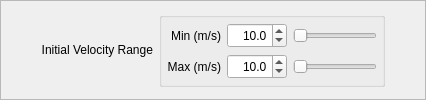
                   <widget class="QFrame" name="RadialShooterInitialVelocityFrame">
                    <property name="sizePolicy">
                     <sizepolicy hsizetype="Preferred" vsizetype="Preferred">
                      <horstretch>0</horstretch>
                      <verstretch>0</verstretch>
                     </sizepolicy>
                    </property>
                    <property name="frameShape">
                     <enum>QFrame::StyledPanel</enum>
                    </property>
                    <property name="frameShadow">
                     <enum>QFrame::Raised</enum>
                    </property>
                    <layout class="QHBoxLayout" name="horizontalLayout_5">
                     <property name="margin">
                      <number>0</number>
                     </property>
                     <item>
                      <spacer name="horizontalSpacer_35">
                       <property name="orientation">
                        <enum>Qt::Horizontal</enum>
                       </property>
                       <property name="sizeType">
                        <enum>QSizePolicy::Preferred</enum>
                       </property>
                       <property name="sizeHint" stdset="0">
                        <size>
                         <width>40</width>
                         <height>20</height>
                        </size>
                       </property>
                      </spacer>
                     </item>
                     <item>
                      <widget class="QLabel" name="RadialShooterInitialVelocityLabel">
                       <property name="sizePolicy">
                        <sizepolicy hsizetype="Preferred" vsizetype="Fixed">
                         <horstretch>0</horstretch>
                         <verstretch>0</verstretch>
                        </sizepolicy>
                       </property>
                       <property name="toolTip">
                        <string>The initial velocity range the Shooter will send each particle</string>
                       </property>
                       <property name="text">
                        <string>Initial Velocity Range</string>
                       </property>
                       <property name="alignment">
                        <set>Qt::AlignRight|Qt::AlignTrailing|Qt::AlignVCenter</set>
                       </property>
                      </widget>
                     </item>
                     <item>
                      <widget class="QGroupBox" name="RadialShooterInitialVelocityBox">
                       <property name="sizePolicy">
                        <sizepolicy hsizetype="Expanding" vsizetype="Fixed">
                         <horstretch>0</horstretch>
                         <verstretch>0</verstretch>
                        </sizepolicy>
                       </property>
                       <property name="title">
                        <string/>
                       </property>
                       <layout class="QGridLayout" name="gridLayout_12">
                        <property name="margin">
                         <number>5</number>
                        </property>
                        <item row="1" column="0">
                         <widget class="QLabel" name="RadialShooterInitialVelocityMaxLabel">
                          <property name="sizePolicy">
                           <sizepolicy hsizetype="Preferred" vsizetype="Fixed">
                            <horstretch>0</horstretch>
                            <verstretch>0</verstretch>
                           </sizepolicy>
                          </property>
                          <property name="minimumSize">
                           <size>
                            <width>0</width>
                            <height>25</height>
                           </size>
                          </property>
                          <property name="toolTip">
                           <string>The maximum starting velocity of each particle</string>
                          </property>
                          <property name="text">
                           <string>Max (m/s)</string>
                          </property>
                          <property name="alignment">
                           <set>Qt::AlignRight|Qt::AlignTrailing|Qt::AlignVCenter</set>
                          </property>
                         </widget>
                        </item>
                        <item row="0" column="0">
                         <widget class="QLabel" name="RadialShooterInitialVelocityMinLabel">
                          <property name="sizePolicy">
                           <sizepolicy hsizetype="Preferred" vsizetype="Fixed">
                            <horstretch>0</horstretch>
                            <verstretch>0</verstretch>
                           </sizepolicy>
                          </property>
                          <property name="minimumSize">
                           <size>
                            <width>0</width>
                            <height>25</height>
                           </size>
                          </property>
                          <property name="toolTip">
                           <string>The minimum starting velocity of each particle</string>
                          </property>
                          <property name="text">
                           <string>Min (m/s)</string>
                          </property>
                          <property name="alignment">
                           <set>Qt::AlignRight|Qt::AlignTrailing|Qt::AlignVCenter</set>
                          </property>
                         </widget>
                        </item>
                        <item row="0" column="2">
                         <widget class="QSlider" name="RadialShooterInitialVelocityMinSlider">
                          <property name="toolTip">
                           <string>The minimum starting velocity of each particle</string>
                          </property>
                          <property name="maximum">
                           <number>10000</number>
                          </property>
                          <property name="value">
                           <number>10</number>
                          </property>
                          <property name="orientation">
                           <enum>Qt::Horizontal</enum>
                          </property>
                         </widget>
                        </item>
                        <item row="0" column="1">
                         <widget class="QDoubleSpinBox" name="RadialShooterInitialVelocityMinSpinBox">
                          <property name="sizePolicy">
                           <sizepolicy hsizetype="Fixed" vsizetype="Fixed">
                            <horstretch>0</horstretch>
                            <verstretch>0</verstretch>
                           </sizepolicy>
                          </property>
                          <property name="minimumSize">
                           <size>
                            <width>60</width>
                            <height>25</height>
                           </size>
                          </property>
                          <property name="maximumSize">
                           <size>
                            <width>60</width>
                            <height>25</height>
                           </size>
                          </property>
                          <property name="toolTip">
                           <string>The minimum starting velocity of each particle</string>
                          </property>
                          <property name="alignment">
                           <set>Qt::AlignRight|Qt::AlignTrailing|Qt::AlignVCenter</set>
                          </property>
                          <property name="decimals">
                           <number>1</number>
                          </property>
                          <property name="maximum">
                           <double>1000.000000000000000</double>
                          </property>
                          <property name="singleStep">
                           <double>0.100000000000000</double>
                          </property>
                          <property name="value">
                           <double>10.000000000000000</double>
                          </property>
                         </widget>
                        </item>
                        <item row="1" column="2">
                         <widget class="QSlider" name="RadialShooterInitialVelocityMaxSlider">
                          <property name="toolTip">
                           <string>The maximum starting velocity of each particle</string>
                          </property>
                          <property name="maximum">
                           <number>10000</number>
                          </property>
                          <property name="value">
                           <number>10</number>
                          </property>
                          <property name="orientation">
                           <enum>Qt::Horizontal</enum>
                          </property>
                         </widget>
                        </item>
                        <item row="1" column="1">
                         <widget class="QDoubleSpinBox" name="RadialShooterInitialVelocityMaxSpinBox">
                          <property name="sizePolicy">
                           <sizepolicy hsizetype="Fixed" vsizetype="Fixed">
                            <horstretch>0</horstretch>
                            <verstretch>0</verstretch>
                           </sizepolicy>
                          </property>
                          <property name="minimumSize">
                           <size>
                            <width>60</width>
                            <height>25</height>
                           </size>
                          </property>
                          <property name="maximumSize">
                           <size>
                            <width>60</width>
                            <height>25</height>
                           </size>
                          </property>
                          <property name="toolTip">
                           <string>The maximum starting velocity of each particle</string>
                          </property>
                          <property name="alignment">
                           <set>Qt::AlignRight|Qt::AlignTrailing|Qt::AlignVCenter</set>
                          </property>
                          <property name="decimals">
                           <number>1</number>
                          </property>
                          <property name="maximum">
                           <double>1000.000000000000000</double>
                          </property>
                          <property name="singleStep">
                           <double>0.100000000000000</double>
                          </property>
                          <property name="value">
                           <double>10.000000000000000</double>
                          </property>
                         </widget>
                        </item>
                       </layout>
                      </widget>
                     </item>
                     <item>
                      <spacer name="horizontalSpacer_33">
                       <property name="orientation">
                        <enum>Qt::Horizontal</enum>
                       </property>
                       <property name="sizeType">
                        <enum>QSizePolicy::Preferred</enum>
                       </property>
                       <property name="sizeHint" stdset="0">
                        <size>
                         <width>40</width>
                         <height>20</height>
                        </size>
                       </property>
                      </spacer>
                     </item>
                    </layout>
                   </widget>
